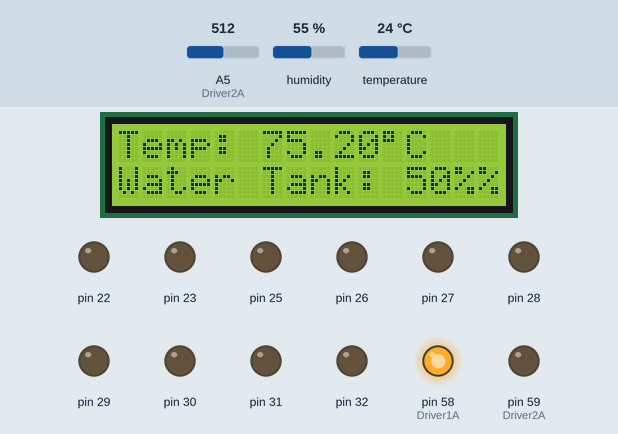
Recording of a sketch running on a simulated Arduino Mega 2560, built with avr-gcc and run on an emulated ATmega2560. On the bench: 16×2 character LCD, output pins drawn as LEDs (lit = HIGH). The test bench sets the inputs (shaded band); at power-on: A5 (Driver2A) = 512, humidity 55 %, temperature 24 °C. What the sketch prints to the serial monitor is not drawn.

Above: at 48.2 s.
At 55.7 s:
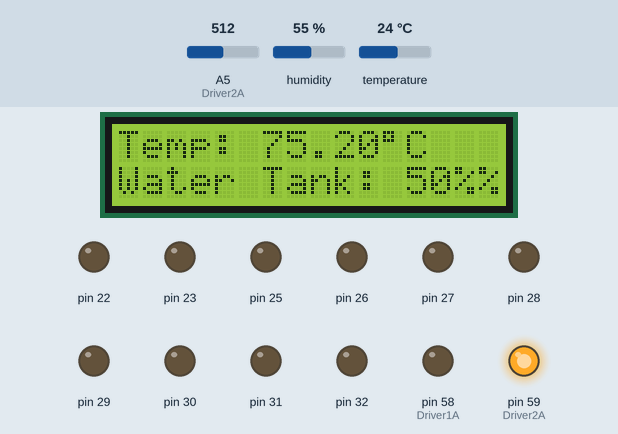
At 117.3 s:
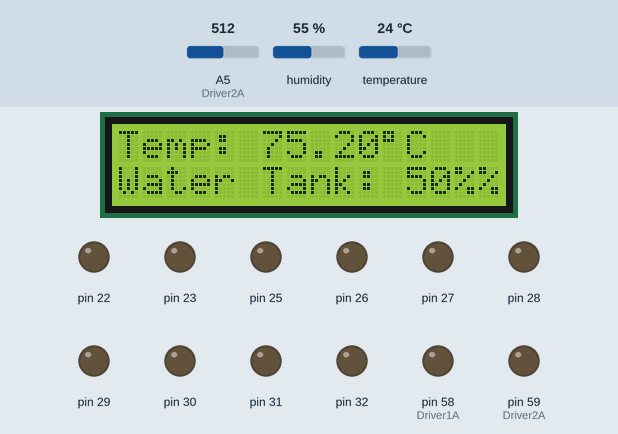
Timing chart, 0 to 120.7 s (numbered marks = the images above):
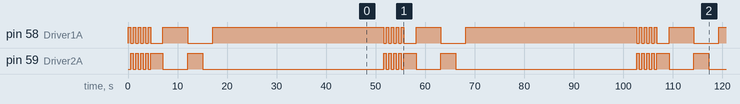

The sketch:

SwampCooler1.ino
```cpp
/* CPE 301 Final Project
 * Alexander Ram, Ian Ayers
 */

#include <DHT.h>
#include <LiquidCrystal.h>

//Port A register pointers (pins A0 to A7)
volatile unsigned char* port_a  = (unsigned char*) 0x22; //data register
volatile unsigned char* ddr_a   = (unsigned char*) 0x21; //direction register
volatile unsigned char* pin_a   = (unsigned char*) 0x20; //address register
//Port C register pointers (pins A8 to A15)
volatile unsigned char* port_c  = (unsigned char*) 0x28; //data register
volatile unsigned char* ddr_c   = (unsigned char*) 0x27; //direction register
volatile unsigned char* pin_c   = (unsigned char*) 0x26; //address register

//for screen control
const int RS = 78, EN = 77, D4 = 74, D5 = 73, D6 = 72, D7 = 71;
LiquidCrystal lcd(RS, EN, D4, D5, D6, D7);

//for motor control
const int Enable12 = 76;
const int Driver1A = 58;
const int Driver2A = 59;

//for water level detection
const int minLevel = 0; //minimum sensor value
const int maxLevel = 1024; //maximum sensor value

void setup() {
  //A0 and A1 are for the LCD (outputs)
  *ddr_a |= 0x01 << 0;
  *ddr_a |= 0x01 << 1;
  //A4 to A7 are for the LCD (outputs)
  *ddr_a |= 0x01 << 4;
  *ddr_a |= 0x01 << 5;
  *ddr_a |= 0x01 << 6;
  *ddr_a |= 0x01 << 7;
  //A8 is for the water sensor (input)
  *ddr_c &= ~(0x01 << 8 - 8);
  //A10 is for the humidity controller (input)
  *ddr_c &= ~(0x01 << 10 - 8);
  //A13 to A15 are for the motor control (output)
  *ddr_c |= 0x01 << 13 - 8;
  *ddr_c |= 0x01 << 14 - 8;
  *ddr_c |= 0x01 << 15 - 8;

  lcd.begin(16, 2);    //set 16 columns and 2 rows of 16x2 LCD

  //set pin direction for pins numbered above
  pinMode(Enable12, OUTPUT);
  pinMode(Driver1A, OUTPUT);
  pinMode(Driver2A, OUTPUT);

  Serial.begin(9600);
}

void motorController(byte speed, bool D1A, bool D2A){
  //to control the DC motor
  //speed: 0-255 as PWM, 0 = off, 255 = max
  //D1A: Input 1 or 1A, bool hi/low
  //D2A: Input 2 or 2A, bool hi/low
  analogWrite(Enable12, speed); //PWM
  digitalWrite(Driver1A, D1A); //bool
  digitalWrite(Driver2A, D2A); //bool
}

void loop() {
  Serial.println("forwards; then backwards");
  for (int i = 0; i < 5; ++i){
    //forwards 0.5 seconds
    motorController(255, HIGH, LOW);
    delay(500);
    //backwards 0.5 seconds
    motorController(255, LOW, HIGH);
    delay(500);
  }
  //halt
  motorController(0, LOW, HIGH);
  //2 second wait
  delay(2000);

  Serial.println("stopping slowly then stopping quickly");
  //forwards 3 seconds
  motorController(255, HIGH, LOW); //forwards
  delay(3000);
  //slow stop plus 2 seconds
  motorController(0, HIGH, LOW);
  delay(2000);
  //backwards 3 seconds
  motorController(255, LOW, HIGH);
  delay(3000);
  //quick stop plus 2 seconds
  motorController(255, LOW, LOW);
  delay(2000);

  Serial.println("full speed PWM then slow speed PWM");
  //PWM from full speed to about 21% speed
  //speed changes once per second
  for(int x = 255; x >= 55; x -= 25){
    motorController(x, HIGH, LOW);
    delay(1000);
  }
  //halt
  motorController(0, HIGH, LOW);
  //2 second wait
  delay(2000);

  Serial.println("slow speed PWM then full speed PWM");
  //PWM from about 21% speed to full speed
  //speed changes once per second
  for(int x = 55; x <= 255; x += 25){
    motorController(x, HIGH, LOW);
    delay(1000);
  }

  DHT dht(2, DHT11);

  //halt
  motorController(0,HIGH,LOW);
  //10 second wait
  delay(10000);

  //get water level reading
  int waterLevel = analogRead(53);
  int range = map(waterLevel, minLevel, maxLevel, 0, 21);
  //1 second wait
  delay(1000);

  //grab 40-bit data packet from DHT sensor
  int readDHT = dht.read(8);
  //move cursor to top left corner
  lcd.setCursor(0, 0);
  //print temperature
  lcd.print("Temp: ");
  lcd.print(dht.readTemperature(true, true));
  lcd.write(0xDF); //degree sign, can also use lcd.print((char)223);
  lcd.print("C");
  //move cursor down one line
  lcd.setCursor(0, 1);
  lcd.print("Humidity: ");
  lcd.print(dht.readHumidity(true));
  lcd.print("%");
  //move cursor down one line
  lcd.setCursor(0, 2);
  lcd.print("Water Tank: ");
  lcd.print(range * 5);
  lcd.print("%");
  //3 second wait
  delay(3000);
}
```

Measured:
- by itself, pin 58 (Driver1A): repeats every 51.1 s: 4 × (LOW 0.50 s, HIGH 0.50 s), LOW 2.5 s, HIGH 5.0 s, LOW 5.0 s, HIGH 34.6 s
- by itself, pin 59 (Driver2A): repeats every 51.1 s: 3 × (LOW 0.50 s, HIGH 0.50 s), LOW 0.50 s, HIGH 2.5 s, LOW 5.0 s, HIGH 3.0 s, LOW 36.6 s, HIGH 0.50 s
